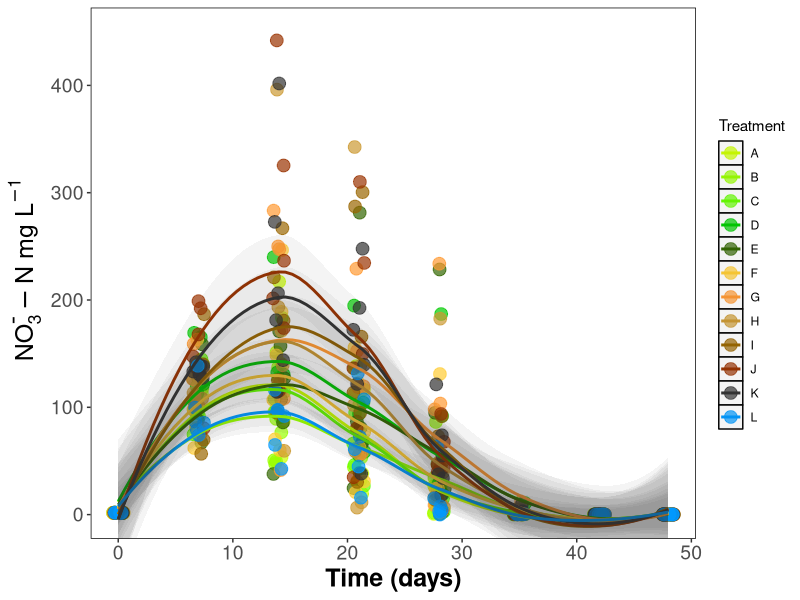
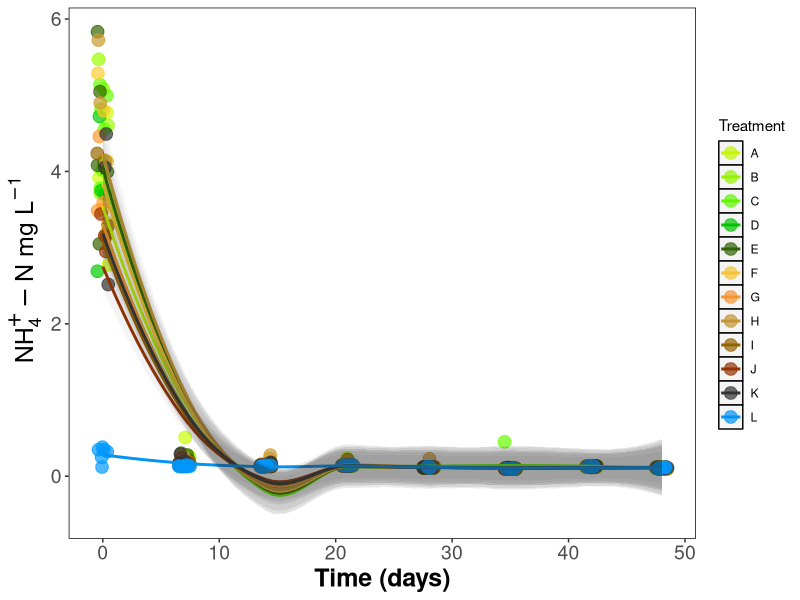
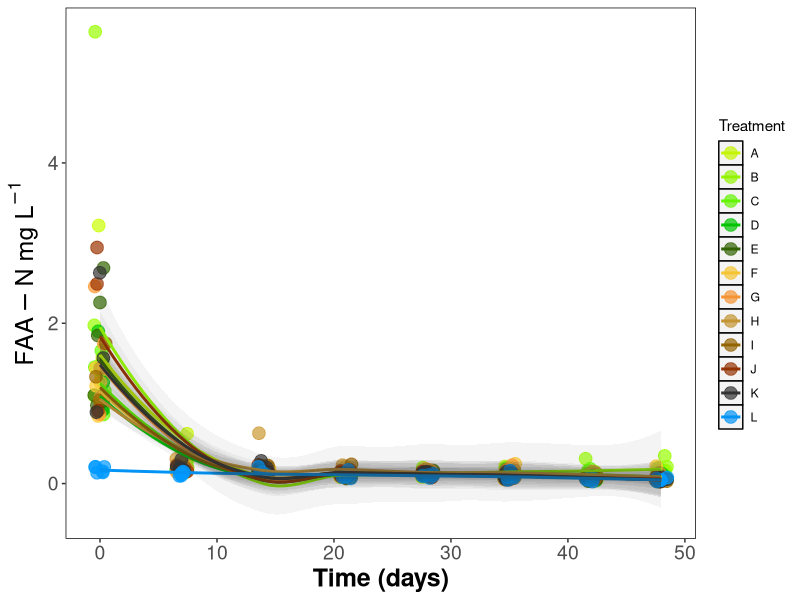
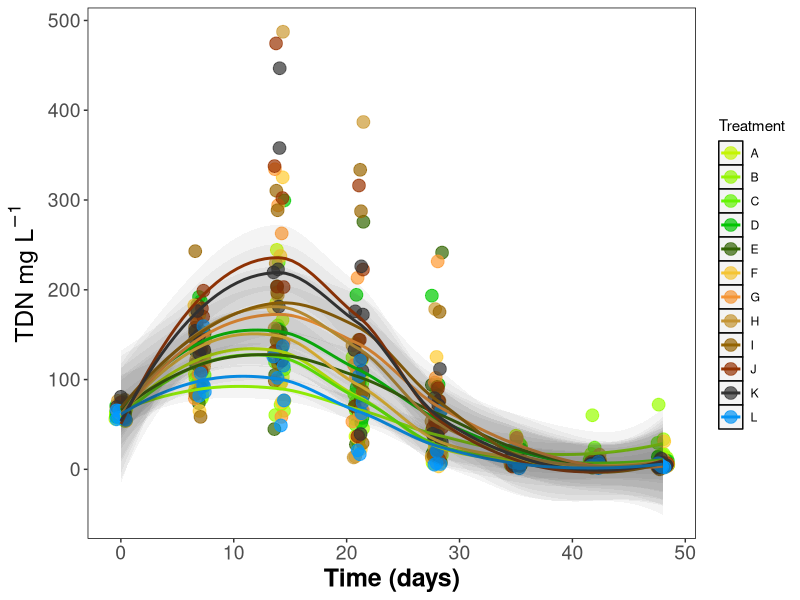
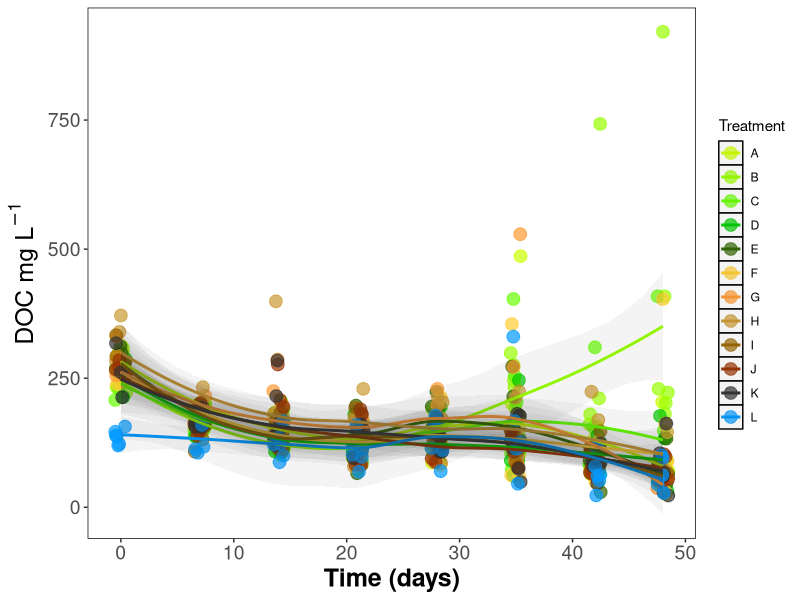
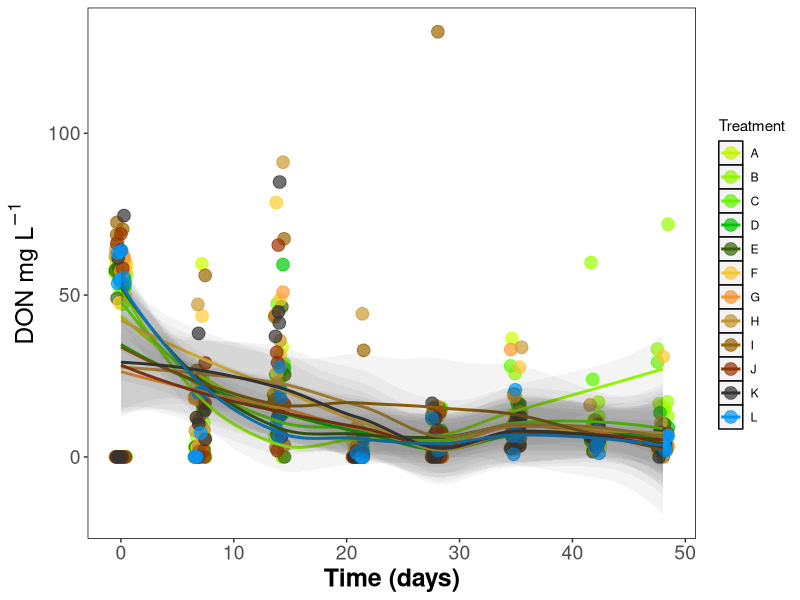
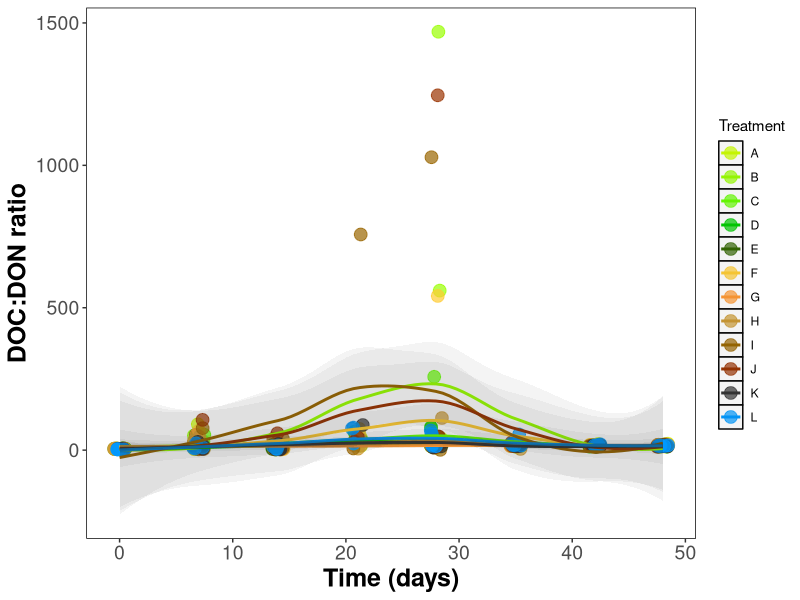
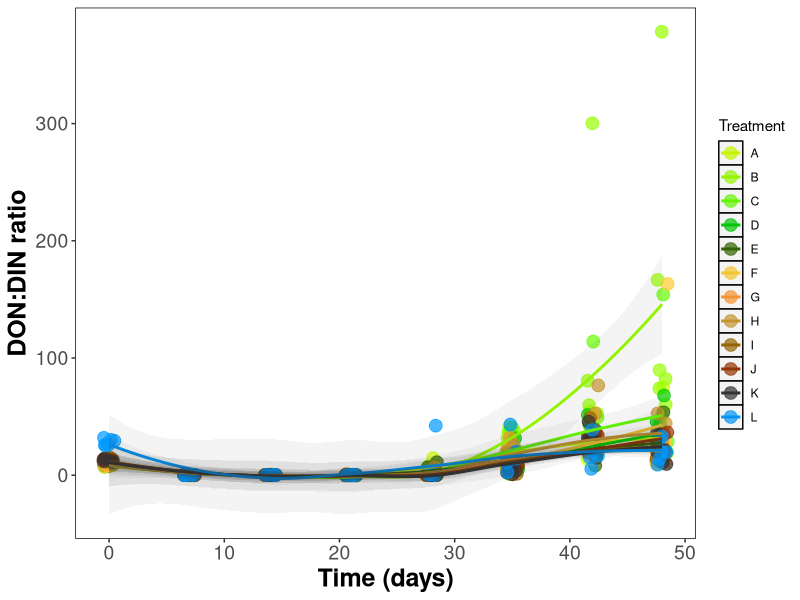

Source code (R) for these figures, in order:
## This script takes the wrangled data from 15n_sol_proc.R and ../results/raw/15n_soil_sol.csv
## It examines the final processed data ../results/processed/ratios.csv

library(tidyverse)
all <- read_csv("results/processed/ratios.csv")
all

## Now let's look how the variables change over time

## this page was helpful for mu and super/subscripts: 
## https://stackoverflow.com/questions/34892262/subscripts-and-superscripts-or-with-ggplot2-axis-labels-ionic-chemical

## also here: https://rstudio-pubs-static.s3.amazonaws.com/136237_170402e5f0b54561bf7605bdea98267a.html

## Below is a rather extensive set of code for xy plots with/without trends and CI ribbons

## Nitrate

ggplot(data = all, aes(days, no3, colour = trt)) + # x, y, colour by treatment
  scale_colour_manual(values=c("#CCFF00", # all the colours in hexadecimal code in order of "colour = x" argument above
                               "#99FF00",
                               "#66FF00",
                               "#00CC00",
                               "#336600",
                               "#FFCC33",
                               "#FF9933",
                               "#CC9933",
                               "#996600",
                               "#993300",
                               "#333333",
                               "#0099FF"
  )) +
  #geom_point(size = 6, alpha = 0.6) + # Plot as a point graph, size, transparency
  geom_jitter(size = 4, alpha = 0.7, width = 0.5) + # Plot as a jittered point graph
  stat_smooth(method = "loess", se = FALSE, size = 1) + # Adds trend line only
  stat_smooth(method = "loess", # Adds ribbon for SE / CI and allows transparency to be adjusted
  #              colour = "red", 
                geom = "ribbon", 
                alpha = 0.05, #sets ribbon transparency
                size = 0.0001, #sets ribbon outline thickness. Need to work out how to make transparent
                fullrange = TRUE) + # Forces ribbon to end of data
 # xlim(0, 48) + ylim(0, 300) + # can be used to set hard limits to scale
  coord_cartesian(xlim = c(0, 48), ylim = c(0, 450)) + #sets soft limits to scale
  labs(
    x = "Time (days)", # x axis label
    y = ~NO[3]^{textstyle("-")}-N ~mg~L^{-1}, #y axis label, note cpde and weblink above for special characters and script
    #  title = "Nitrogen", # Graph title
    colour = "Treatment" # Legend Title
  ) +
  theme(
    panel.grid = element_blank(), # blank grid
    # axis.text.y = element_text(angle = 90), # rotates labels
    axis.text=element_text(size=14), # axis text size
    axis.title = element_text(color="black", face="bold", size=18), # axis label text size
    panel.background = element_rect(fill = "white", # panel background
                                    colour = "black") # panel outline
  )

## Ammonium

ggplot(data = all, aes(days, nh4, colour = trt)) + # x, y, colour by treatment
  scale_colour_manual(values=c("#CCFF00", # all the colours in hexadecimal code in order of "colour = x" argument above
                               "#99FF00",
                               "#66FF00",
                               "#00CC00",
                               "#336600",
                               "#FFCC33",
                               "#FF9933",
                               "#CC9933",
                               "#996600",
                               "#993300",
                               "#333333",
                               "#0099FF"
  )) +
  #geom_point(size = 6, alpha = 0.6) + # Plot as a point graph, size, transparency
  geom_jitter(size = 4, alpha = 0.7, width = 0.5) + # Plot as a jittered point graph
  stat_smooth(method = "loess", se = FALSE, size = 1) + # Adds trend line only
  stat_smooth(method = "loess", # Adds ribbon for SE / CI and allows transparency to be adjusted
              #              colour = "red", 
              geom = "ribbon", 
              alpha = 0.05, #sets ribbon transparency
              size = 0.0001, #sets ribbon outline thickness. Need to work out how to make transparent
              fullrange = TRUE) + # Forces ribbon to end of data
  # xlim(0, 48) + ylim(0, 300) + # can be used to set hard limits to scale
 # coord_cartesian(xlim = c(0, 48), ylim = c(0, 450)) + #sets soft limits to scale
  labs(
    x = "Time (days)", # x axis label
    y = ~NH[4]^{textstyle("+")}-N ~mg~L^{-1}, #y axis label, note cpde and weblink above for special characters and script
    #  title = "Nitrogen", # Graph title
    colour = "Treatment" # Legend Title
  ) +
  theme(
    panel.grid = element_blank(), # blank grid
    # axis.text.y = element_text(angle = 90), # rotates labels
    axis.text=element_text(size=14), # axis text size
    axis.title = element_text(color="black", face="bold", size=18), # axis label text size
    panel.background = element_rect(fill = "white", # panel background
                                    colour = "black") # panel outline
  )

## FAA

ggplot(data = all, aes(days, faa, colour = trt)) + # x, y, colour by treatment
  scale_colour_manual(values=c("#CCFF00", # all the colours in hexadecimal code in order of "colour = x" argument above
                               "#99FF00",
                               "#66FF00",
                               "#00CC00",
                               "#336600",
                               "#FFCC33",
                               "#FF9933",
                               "#CC9933",
                               "#996600",
                               "#993300",
                               "#333333",
                               "#0099FF"
  )) +
  #geom_point(size = 6, alpha = 0.6) + # Plot as a point graph, size, transparency
  geom_jitter(size = 4, alpha = 0.7, width = 0.5) + # Plot as a jittered point graph
  stat_smooth(method = "loess", se = FALSE, size = 1) + # Adds trend line only
  stat_smooth(method = "loess", # Adds ribbon for SE / CI and allows transparency to be adjusted
              #              colour = "red", 
              geom = "ribbon", 
              alpha = 0.05, #sets ribbon transparency
              size = 0.0001, #sets ribbon outline thickness. Need to work out how to make transparent
              fullrange = TRUE) + # Forces ribbon to end of data
  # xlim(0, 48) + ylim(0, 300) + # can be used to set hard limits to scale
  # coord_cartesian(xlim = c(0, 48), ylim = c(0, 450)) + #sets soft limits to scale
  labs(
    x = "Time (days)", # x axis label
    y = FAA-N ~mg~L^{-1}, #y axis label, note cpde and weblink above for special characters and script
    #  title = "Nitrogen", # Graph title
    colour = "Treatment" # Legend Title
  ) +
  theme(
    panel.grid = element_blank(), # blank grid
    # axis.text.y = element_text(angle = 90), # rotates labels
    axis.text=element_text(size=14), # axis text size
    axis.title = element_text(color="black", face="bold", size=18), # axis label text size
    panel.background = element_rect(fill = "white", # panel background
                                    colour = "black") # panel outline
  )

## TDN

ggplot(data = all, aes(days, tdn, colour = trt)) + # x, y, colour by treatment
  scale_colour_manual(values=c("#CCFF00", # all the colours in hexadecimal code in order of "colour = x" argument above
                               "#99FF00",
                               "#66FF00",
                               "#00CC00",
                               "#336600",
                               "#FFCC33",
                               "#FF9933",
                               "#CC9933",
                               "#996600",
                               "#993300",
                               "#333333",
                               "#0099FF"
  )) +
  #geom_point(size = 6, alpha = 0.6) + # Plot as a point graph, size, transparency
  geom_jitter(size = 4, alpha = 0.7, width = 0.5) + # Plot as a jittered point graph
  stat_smooth(method = "loess", se = FALSE, size = 1) + # Adds trend line only
  stat_smooth(method = "loess", # Adds ribbon for SE / CI and allows transparency to be adjusted
              #              colour = "red", 
              geom = "ribbon", 
              alpha = 0.05, #sets ribbon transparency
              size = 0.0001, #sets ribbon outline thickness. Need to work out how to make transparent
              fullrange = TRUE) + # Forces ribbon to end of data
  # xlim(0, 48) + ylim(0, 300) + # can be used to set hard limits to scale
  # coord_cartesian(xlim = c(0, 48), ylim = c(0, 450)) + #sets soft limits to scale
  labs(
    x = "Time (days)", # x axis label
    y = TDN ~mg~L^{-1}, #y axis label, note cpde and weblink above for special characters and script
    #  title = "Nitrogen", # Graph title
    colour = "Treatment" # Legend Title
  ) +
  theme(
    panel.grid = element_blank(), # blank grid
    # axis.text.y = element_text(angle = 90), # rotates labels
    axis.text=element_text(size=14), # axis text size
    axis.title = element_text(color="black", face="bold", size=18), # axis label text size
    panel.background = element_rect(fill = "white", # panel background
                                    colour = "black") # panel outline
  )

## DOC

ggplot(data = all, aes(days, doc, colour = trt)) + # x, y, colour by treatment
  scale_colour_manual(values=c("#CCFF00", # all the colours in hexadecimal code in order of "colour = x" argument above
                               "#99FF00",
                               "#66FF00",
                               "#00CC00",
                               "#336600",
                               "#FFCC33",
                               "#FF9933",
                               "#CC9933",
                               "#996600",
                               "#993300",
                               "#333333",
                               "#0099FF"
  )) +
  #geom_point(size = 6, alpha = 0.6) + # Plot as a point graph, size, transparency
  geom_jitter(size = 4, alpha = 0.7, width = 0.5) + # Plot as a jittered point graph
  stat_smooth(method = "loess", se = FALSE, size = 1) + # Adds trend line only
  stat_smooth(method = "loess", # Adds ribbon for SE / CI and allows transparency to be adjusted
              #              colour = "red", 
              geom = "ribbon", 
              alpha = 0.05, #sets ribbon transparency
              size = 0.0001, #sets ribbon outline thickness. Need to work out how to make transparent
              fullrange = TRUE) + # Forces ribbon to end of data
  # xlim(0, 48) + ylim(0, 300) + # can be used to set hard limits to scale
  # coord_cartesian(xlim = c(0, 48), ylim = c(0, 450)) + #sets soft limits to scale
  labs(
    x = "Time (days)", # x axis label
    y = DOC ~mg~L^{-1}, #y axis label, note cpde and weblink above for special characters and script
    #  title = "Nitrogen", # Graph title
    colour = "Treatment" # Legend Title
  ) +
  theme(
    panel.grid = element_blank(), # blank grid
    # axis.text.y = element_text(angle = 90), # rotates labels
    axis.text=element_text(size=14), # axis text size
    axis.title = element_text(color="black", face="bold", size=18), # axis label text size
    panel.background = element_rect(fill = "white", # panel background
                                    colour = "black") # panel outline
  )

## DON

ggplot(data = all, aes(days, don, colour = trt)) + # x, y, colour by treatment
  scale_colour_manual(values=c("#CCFF00", # all the colours in hexadecimal code in order of "colour = x" argument above
                               "#99FF00",
                               "#66FF00",
                               "#00CC00",
                               "#336600",
                               "#FFCC33",
                               "#FF9933",
                               "#CC9933",
                               "#996600",
                               "#993300",
                               "#333333",
                               "#0099FF"
  )) +
  #geom_point(size = 6, alpha = 0.6) + # Plot as a point graph, size, transparency
  geom_jitter(size = 4, alpha = 0.7, width = 0.5) + # Plot as a jittered point graph
  stat_smooth(method = "loess", se = FALSE, size = 1) + # Adds trend line only
  stat_smooth(method = "loess", # Adds ribbon for SE / CI and allows transparency to be adjusted
              #              colour = "red", 
              geom = "ribbon", 
              alpha = 0.05, #sets ribbon transparency
              size = 0.0001, #sets ribbon outline thickness. Need to work out how to make transparent
              fullrange = TRUE) + # Forces ribbon to end of data
  # xlim(0, 48) + ylim(0, 300) + # can be used to set hard limits to scale
  # coord_cartesian(xlim = c(0, 48), ylim = c(0, 450)) + #sets soft limits to scale
  labs(
    x = "Time (days)", # x axis label
    y = DON ~mg~L^{-1}, #y axis label, note cpde and weblink above for special characters and script
    #  title = "Nitrogen", # Graph title
    colour = "Treatment" # Legend Title
  ) +
  theme(
    panel.grid = element_blank(), # blank grid
    # axis.text.y = element_text(angle = 90), # rotates labels
    axis.text=element_text(size=14), # axis text size
    axis.title = element_text(color="black", face="bold", size=18), # axis label text size
    panel.background = element_rect(fill = "white", # panel background
                                    colour = "black") # panel outline
  )


## DOC:DON

ggplot(data = all, aes(days, doc_don, colour = trt)) + # x, y, colour by treatment
  scale_colour_manual(values=c("#CCFF00", # all the colours in hexadecimal code in order of "colour = x" argument above
                               "#99FF00",
                               "#66FF00",
                               "#00CC00",
                               "#336600",
                               "#FFCC33",
                               "#FF9933",
                               "#CC9933",
                               "#996600",
                               "#993300",
                               "#333333",
                               "#0099FF"
  )) +
  #geom_point(size = 6, alpha = 0.6) + # Plot as a point graph, size, transparency
  geom_jitter(size = 4, alpha = 0.7, width = 0.5) + # Plot as a jittered point graph
  stat_smooth(method = "loess", se = FALSE, size = 1) + # Adds trend line only
  stat_smooth(method = "loess", # Adds ribbon for SE / CI and allows transparency to be adjusted
              #              colour = "red", 
              geom = "ribbon", 
              alpha = 0.05, #sets ribbon transparency
              size = 0.0001, #sets ribbon outline thickness. Need to work out how to make transparent
              fullrange = TRUE) + # Forces ribbon to end of data
  # xlim(0, 48) + ylim(0, 300) + # can be used to set hard limits to scale
  # coord_cartesian(xlim = c(0, 48), ylim = c(0, 450)) + #sets soft limits to scale
  labs(
    x = "Time (days)", # x axis label
    y = "DOC:DON ratio", #y axis label, note cpde and weblink above for special characters and script
    #  title = "Nitrogen", # Graph title
    colour = "Treatment" # Legend Title
  ) +
  theme(
    panel.grid = element_blank(), # blank grid
    # axis.text.y = element_text(angle = 90), # rotates labels
    axis.text=element_text(size=14), # axis text size
    axis.title = element_text(color="black", face="bold", size=18), # axis label text size
    panel.background = element_rect(fill = "white", # panel background
                                    colour = "black") # panel outline
  )

## DON:DIN

ggplot(data = all, aes(days, don_din, colour = trt)) + # x, y, colour by treatment
  scale_colour_manual(values=c("#CCFF00", # all the colours in hexadecimal code in order of "colour = x" argument above
                               "#99FF00",
                               "#66FF00",
                               "#00CC00",
                               "#336600",
                               "#FFCC33",
                               "#FF9933",
                               "#CC9933",
                               "#996600",
                               "#993300",
                               "#333333",
                               "#0099FF"
  )) +
  #geom_point(size = 6, alpha = 0.6) + # Plot as a point graph, size, transparency
  geom_jitter(size = 4, alpha = 0.7, width = 0.5) + # Plot as a jittered point graph
  stat_smooth(method = "loess", se = FALSE, size = 1) + # Adds trend line only
  stat_smooth(method = "loess", # Adds ribbon for SE / CI and allows transparency to be adjusted
              #              colour = "red", 
              geom = "ribbon", 
              alpha = 0.05, #sets ribbon transparency
              size = 0.0001, #sets ribbon outline thickness. Need to work out how to make transparent
              fullrange = TRUE) + # Forces ribbon to end of data
  # xlim(0, 48) + ylim(0, 300) + # can be used to set hard limits to scale
  # coord_cartesian(xlim = c(0, 48), ylim = c(0, 450)) + #sets soft limits to scale
  labs(
    x = "Time (days)", # x axis label
    y = "DON:DIN ratio", #y axis label, note cpde and weblink above for special characters and script
    #  title = "Nitrogen", # Graph title
    colour = "Treatment" # Legend Title
  ) +
  theme(
    panel.grid = element_blank(), # blank grid
    # axis.text.y = element_text(angle = 90), # rotates labels
    axis.text=element_text(size=14), # axis text size
    axis.title = element_text(color="black", face="bold", size=18), # axis label text size
    panel.background = element_rect(fill = "white", # panel background
                                    colour = "black") # panel outline
  )

#############################################################################################

## NOW LET'S LOOK AT SOME VARIABLES AGAINST ONEANOTHER WITH TIME AS SPOT SIZE##

############################################################################################

## NO3 vs NH4
ggplot(data = all, aes(no3, nh4, colour = trt, size = days)) + # x, y, colour by treatment
  scale_colour_manual(values=c("#CCFF00", # all the colours in hexadecimal code in order of "colour = x" argument above
                               "#99FF00",
                               "#66FF00",
                               "#00CC00",
                               "#336600",
                               "#FFCC33",
                               "#FF9933",
                               "#CC9933",
                               "#996600",
                               "#993300",
                               "#333333",
                               "#0099FF"
  )) +
  geom_point(alpha = 0.6) + # Plot as a point graph, size, transparency
  #geom_jitter(size = 4, alpha = 0.7, width = 0.5) + # Plot as a jittered point graph
  #stat_smooth(method = "loess", se = FALSE, size = 1) + # Adds trend line only
  #stat_smooth(method = "loess", # Adds ribbon for SE / CI and allows transparency to be adjusted
              #              colour = "red", 
  #            geom = "ribbon", 
  #            alpha = 0.05, #sets ribbon transparency
  #            size = 0.0001, #sets ribbon outline thickness. Need to work out how to make transparent
  #            fullrange = TRUE) + # Forces ribbon to end of data
  # xlim(0, 48) + ylim(0, 300) + # can be used to set hard limits to scale
  #coord_cartesian(xlim = c(0, 48), ylim = c(0, 450)) + #sets soft limits to scale
  scale_x_log10() +
  scale_y_log10() +
  labs(
    x = ~NO[3]^{textstyle("-")}-N ~mg~L^{-1}, # x axis label
    y = ~NH[4]^{textstyle("-")}-N ~mg~L^{-1}, #y axis label, note cpde and weblink above for special characters and script
    #  title = "Nitrogen", # Graph title
    colour = "Treatment" # Legend Title
  ) +
  theme(
    panel.grid = element_blank(), # blank grid
    # axis.text.y = element_text(angle = 90), # rotates labels
    axis.text=element_text(size=14), # axis text size
    axis.title = element_text(color="black", face="bold", size=18), # axis label text size
    panel.background = element_rect(fill = "white", # panel background
                                    colour = "black") # panel outline
  )

## DIN vs DON

ggplot(data = all, aes(din, don, colour = trt, size = days)) + # x, y, colour by treatment
  scale_colour_manual(values=c("#CCFF00", # all the colours in hexadecimal code in order of "colour = x" argument above
                               "#99FF00",
                               "#66FF00",
                               "#00CC00",
                               "#336600",
                               "#FFCC33",
                               "#FF9933",
                               "#CC9933",
                               "#996600",
                               "#993300",
                               "#333333",
                               "#0099FF"
  )) +
  geom_point(alpha = 0.6) + # Plot as a point graph, size, transparency
  #geom_jitter(size = 4, alpha = 0.7, width = 0.5) + # Plot as a jittered point graph
  #stat_smooth(method = "loess", se = FALSE, size = 1) + # Adds trend line only
  #stat_smooth(method = "loess", # Adds ribbon for SE / CI and allows transparency to be adjusted
  #              colour = "red", 
  #            geom = "ribbon", 
  #            alpha = 0.05, #sets ribbon transparency
  #            size = 0.0001, #sets ribbon outline thickness. Need to work out how to make transparent
  #            fullrange = TRUE) + # Forces ribbon to end of data
  # xlim(0, 48) + ylim(0, 300) + # can be used to set hard limits to scale
  #coord_cartesian(xlim = c(0, 48), ylim = c(0, 450)) + #sets soft limits to scale
  #scale_x_log10() +
  #scale_y_log10() +
  labs(
    x = DIN ~mg~L^{-1}, # x axis label
    y = DON ~mg~L^{-1}, #y axis label, note cpde and weblink above for special characters and script
    #  title = "Nitrogen", # Graph title
    colour = "Treatment" # Legend Title
  ) +
  theme(
    panel.grid = element_blank(), # blank grid
    # axis.text.y = element_text(angle = 90), # rotates labels
    axis.text=element_text(size=14), # axis text size
    axis.title = element_text(color="black", face="bold", size=18), # axis label text size
    panel.background = element_rect(fill = "white", # panel background
                                    colour = "black") # panel outline
  )

## DOC vs DON

ggplot(data = all, aes(doc, don, colour = trt, size = days)) + # x, y, colour by treatment
  scale_colour_manual(values=c("#CCFF00", # all the colours in hexadecimal code in order of "colour = x" argument above
                               "#99FF00",
                               "#66FF00",
                               "#00CC00",
                               "#336600",
                               "#FFCC33",
                               "#FF9933",
                               "#CC9933",
                               "#996600",
                               "#993300",
                               "#333333",
                               "#0099FF"
  )) +
  geom_point(alpha = 0.6) + # Plot as a point graph, size, transparency
  #geom_jitter(size = 4, alpha = 0.7, width = 0.5) + # Plot as a jittered point graph
  #stat_smooth(method = "loess", se = FALSE, size = 1) + # Adds trend line only
  #stat_smooth(method = "loess", # Adds ribbon for SE / CI and allows transparency to be adjusted
  #              colour = "red", 
  #            geom = "ribbon", 
  #            alpha = 0.05, #sets ribbon transparency
  #            size = 0.0001, #sets ribbon outline thickness. Need to work out how to make transparent
  #            fullrange = TRUE) + # Forces ribbon to end of data
  # xlim(0, 48) + ylim(0, 300) + # can be used to set hard limits to scale
  #coord_cartesian(xlim = c(0, 48), ylim = c(0, 450)) + #sets soft limits to scale
  #scale_x_log10() +
  #scale_y_log10() +
  labs(
    x = DOC ~mg~L^{-1}, # x axis label
    y = DON ~mg~L^{-1}, #y axis label, note cpde and weblink above for special characters and script
    #  title = "Nitrogen", # Graph title
    colour = "Treatment" # Legend Title
  ) +
  theme(
    panel.grid = element_blank(), # blank grid
    # axis.text.y = element_text(angle = 90), # rotates labels
    axis.text=element_text(size=14), # axis text size
    axis.title = element_text(color="black", face="bold", size=18), # axis label text size
    panel.background = element_rect(fill = "white", # panel background
                                    colour = "black") # panel outline
  )

## DOC vs TDN

ggplot(data = all, aes(doc, tdn, colour = trt, size = days)) + # x, y, colour by treatment
  scale_colour_manual(values=c("#CCFF00", # all the colours in hexadecimal code in order of "colour = x" argument above
                               "#99FF00",
                               "#66FF00",
                               "#00CC00",
                               "#336600",
                               "#FFCC33",
                               "#FF9933",
                               "#CC9933",
                               "#996600",
                               "#993300",
                               "#333333",
                               "#0099FF"
  )) +
  geom_point(alpha = 0.6) + # Plot as a point graph, size, transparency
  #geom_jitter(size = 4, alpha = 0.7, width = 0.5) + # Plot as a jittered point graph
  #stat_smooth(method = "loess", se = FALSE, size = 1) + # Adds trend line only
  #stat_smooth(method = "loess", # Adds ribbon for SE / CI and allows transparency to be adjusted
  #              colour = "red", 
  #            geom = "ribbon", 
  #            alpha = 0.05, #sets ribbon transparency
  #            size = 0.0001, #sets ribbon outline thickness. Need to work out how to make transparent
  #            fullrange = TRUE) + # Forces ribbon to end of data
  # xlim(0, 48) + ylim(0, 300) + # can be used to set hard limits to scale
  #coord_cartesian(xlim = c(0, 48), ylim = c(0, 450)) + #sets soft limits to scale
  #scale_x_log10() +
#scale_y_log10() +
labs(
  x = DOC ~mg~L^{-1}, # x axis label
  y = TDN ~mg~L^{-1}, #y axis label, note cpde and weblink above for special characters and script
  #  title = "Nitrogen", # Graph title
  colour = "Treatment" # Legend Title
) +
  theme(
    panel.grid = element_blank(), # blank grid
    # axis.text.y = element_text(angle = 90), # rotates labels
    axis.text=element_text(size=14), # axis text size
    axis.title = element_text(color="black", face="bold", size=18), # axis label text size
    panel.background = element_rect(fill = "white", # panel background
                                    colour = "black") # panel outline
  )

######################################################################################

## BACK TO VS TIME

######################################################################################

## doc nitrate

ggplot(data = all, aes(days, doc, colour = trt, size = no3)) + # x, y, colour by treatment
  scale_colour_manual(values=c("#CCFF00", # all the colours in hexadecimal code in order of "colour = x" argument above
                               "#99FF00",
                               "#66FF00",
                               "#00CC00",
                               "#336600",
                               "#FFCC33",
                               "#FF9933",
                               "#CC9933",
                               "#996600",
                               "#993300",
                               "#333333",
                               "#0099FF"
  )) +
  #geom_point(size = 6, alpha = 0.6) + # Plot as a point graph, size, transparency
  geom_jitter(alpha = 0.7, width = 0.5) + # Plot as a jittered point graph
  stat_smooth(method = "loess", se = FALSE, size = 1) + # Adds trend line only
  stat_smooth(method = "loess", # Adds ribbon for SE / CI and allows transparency to be adjusted
              #              colour = "red", 
              geom = "ribbon", 
              alpha = 0.05, #sets ribbon transparency
              size = 0.0001, #sets ribbon outline thickness. Need to work out how to make transparent
              fullrange = TRUE) + # Forces ribbon to end of data
  # xlim(0, 48) + ylim(0, 300) + # can be used to set hard limits to scale
  coord_cartesian(xlim = c(0, 48), ylim = c(0, 450)) + #sets soft limits to scale
  labs(
    x = "Time (days)", # x axis label
    y = DOC ~mg~L^{-1}, #y axis label, note cpde and weblink above for special characters and script
    #  title = "Nitrogen", # Graph title
    colour = "Treatment" # Legend Title
  ) +
  theme(
    panel.grid = element_blank(), # blank grid
    # axis.text.y = element_text(angle = 90), # rotates labels
    axis.text=element_text(size=14), # axis text size
    axis.title = element_text(color="black", face="bold", size=18), # axis label text size
    panel.background = element_rect(fill = "white", # panel background
                                    colour = "black") # panel outline
  )

## tdn doc

ggplot(data = all, aes(days, tdn, colour = trt, size = don)) + # x, y, colour by treatment
  scale_colour_manual(values=c("#CCFF00", # all the colours in hexadecimal code in order of "colour = x" argument above
                               "#99FF00",
                               "#66FF00",
                               "#00CC00",
                               "#336600",
                               "#FFCC33",
                               "#FF9933",
                               "#CC9933",
                               "#996600",
                               "#993300",
                               "#333333",
                               "#0099FF"
  )) +
  #geom_point(size = 6, alpha = 0.6) + # Plot as a point graph, size, transparency
  geom_jitter(alpha = 0.7, width = 0.5) + # Plot as a jittered point graph
  stat_smooth(method = "loess", se = FALSE, size = 1) + # Adds trend line only
 # stat_smooth(method = "loess", # Adds ribbon for SE / CI and allows transparency to be adjusted
              #              colour = "red", 
  #            geom = "ribbon", 
   #           alpha = 0.05, #sets ribbon transparency
    #          size = 0.0001, #sets ribbon outline thickness. Need to work out how to make transparent
     #         fullrange = TRUE) + # Forces ribbon to end of data
  # xlim(0, 48) + ylim(0, 300) + # can be used to set hard limits to scale
  coord_cartesian(xlim = c(0, 48), ylim = c(0, 520)) + #sets soft limits to scale
  labs(
    x = "Time (days)", # x axis label
    y = TDN ~mg~L^{-1}, #y axis label, note cpde and weblink above for special characters and script
    #  title = "Nitrogen", # Graph title
    colour = "Treatment", # Legend Title
    size = "DON"
  ) +
  theme(
    panel.grid = element_blank(), # blank grid
    # axis.text.y = element_text(angle = 90), # rotates labels
    axis.text=element_text(size=14), # axis text size
    axis.title = element_text(color="black", face="bold", size=18), # axis label text size
    panel.background = element_rect(fill = "white", # panel background
                                    colour = "black") # panel outline
  )
